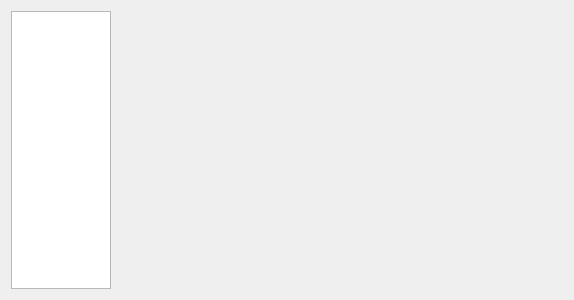
<?xml version="1.0" encoding="UTF-8"?>
<ui version="4.0">
 <class>UserMail</class>
 <widget class="QDialog" name="UserMail">
  <property name="geometry">
   <rect>
    <x>0</x>
    <y>0</y>
    <width>574</width>
    <height>300</height>
   </rect>
  </property>
  <property name="windowTitle">
   <string>User Mail</string>
  </property>
  <layout class="QHBoxLayout" name="horizontalLayout">
   <item>
    <widget class="QListWidget" name="mailMenuList">
     <property name="maximumSize">
      <size>
       <width>100</width>
       <height>16777215</height>
      </size>
     </property>
    </widget>
   </item>
   <item>
    <widget class="QStackedWidget" name="stackedWidget">
     <widget class="QWidget" name="page"/>
     <widget class="QWidget" name="page_2"/>
    </widget>
   </item>
  </layout>
 </widget>
 <resources/>
 <connections/>
</ui>
